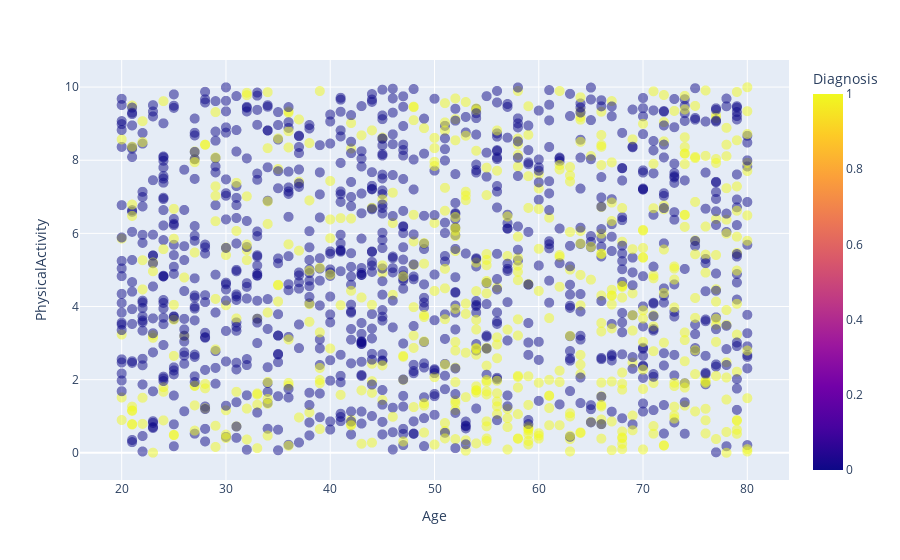

Write notebook code for a chart like this one.
### Code cell
fig = px.scatter(df, x="Age", y="PhysicalActivity",\
                 color="Diagnosis", color_discrete_sequence=px.colors.qualitative.Alphabet, \
                opacity = 0.5)

fig.update_traces(marker={'size':10})
fig.show()

### Figure 1 — Plotly figure (JSON) as saved in the notebook; plotly's stock layout.template omitted (floating-point values rounded to 4 significant figures; data arrays with more than 128 entries replaced by an {"elided": "..."} marker saying what was removed)
{"data": [{"hovertemplate": "Age=%{x}<br>PhysicalActivity=%{y}<br>Diagnosis=%{marker.color}<extra></extra>", "legendgroup": "", "marker": {"color": {"elided": "1500 int values"}, "coloraxis": "coloraxis", "opacity": 0.5, "size": 10, "symbol": "circle"}, "mode": "markers", "name": "", "showlegend": false, "type": "scattergl", "x": {"elided": "1500 int values"}, "xaxis": "x", "y": {"elided": "1500 float values"}, "yaxis": "y"}], "layout": {"autosize": true, "coloraxis": {"colorbar": {"title": {"text": "Diagnosis"}}, "colorscale": [[0, "#0d0887"], [0.1111, "#46039f"], [0.2222, "#7201a8"], [0.3333, "#9c179e"], [0.4444, "#bd3786"], [0.5556, "#d8576b"], [0.6667, "#ed7953"], [0.7778, "#fb9f3a"], [0.8889, "#fdca26"], [1, "#f0f921"]]}, "legend": {"tracegroupgap": 0}, "margin": {"t": 60}, "xaxis": {"anchor": "y", "autorange": true, "domain": [0, 1], "range": [15.74, 84.26], "title": {"text": "Age"}, "type": "linear"}, "yaxis": {"anchor": "x", "autorange": true, "domain": [0, 1], "range": [-0.9268, 10.92], "title": {"text": "PhysicalActivity"}, "type": "linear"}}}
